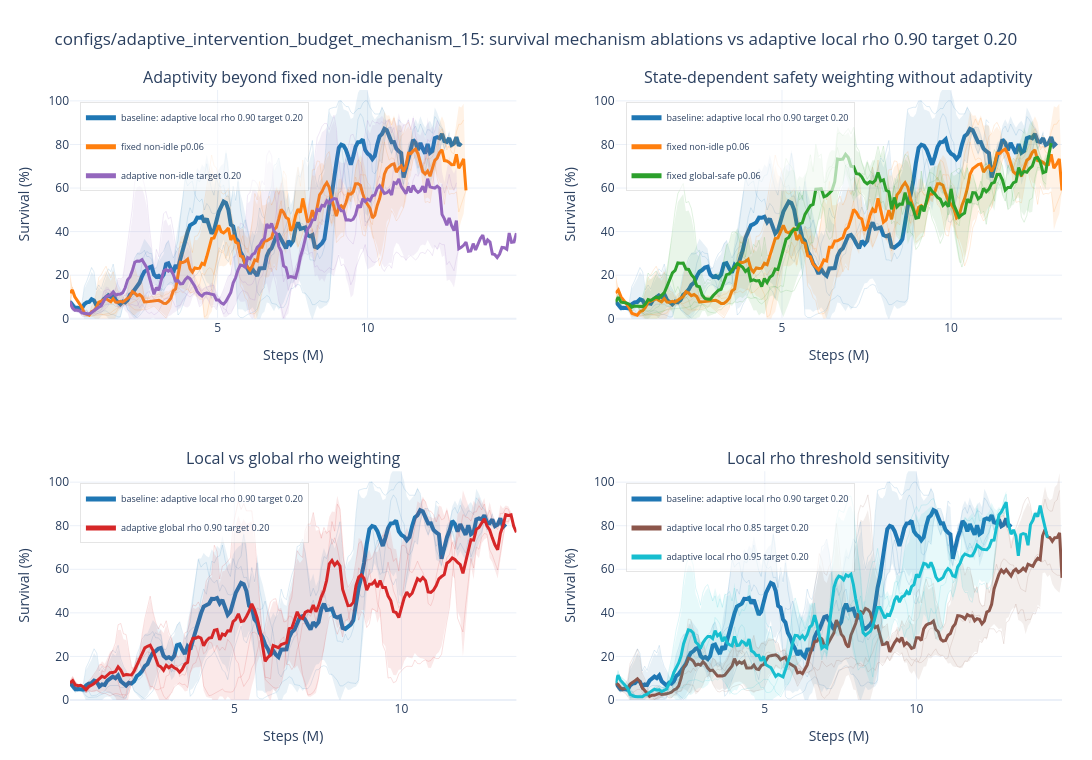
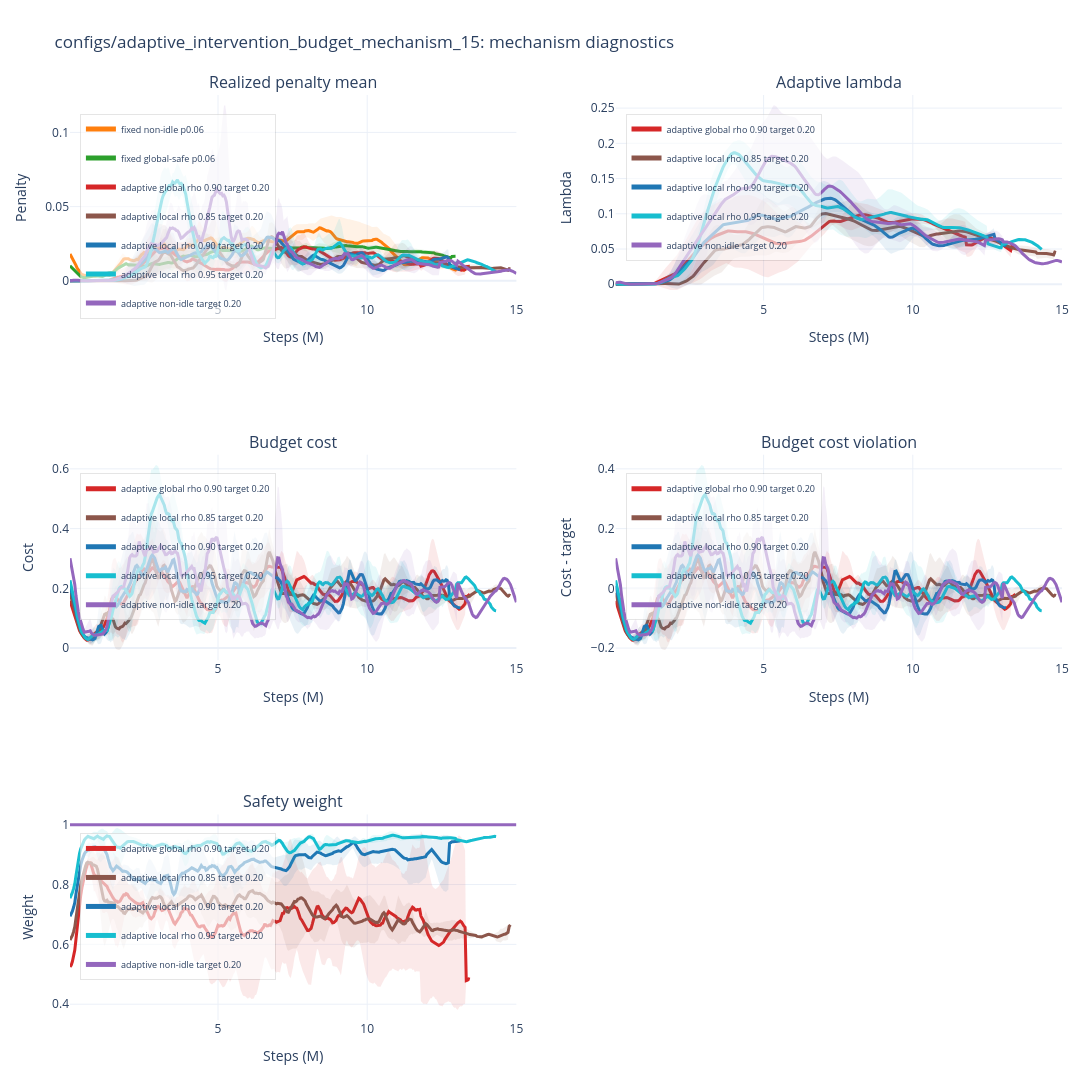

The notebook cell these images were saved under, in order:
### Markdown cell above
## Adaptive Intervention Budget Mechanism 15

### Code cell
from IPython.display import display

aibm_result = wm.plot_adaptive_intervention_budget_mechanism_15()
for fig in [aibm_result["survival_fig"], aibm_result["diagnostic_fig"]]:
    if fig is not None:
        display(fig)
